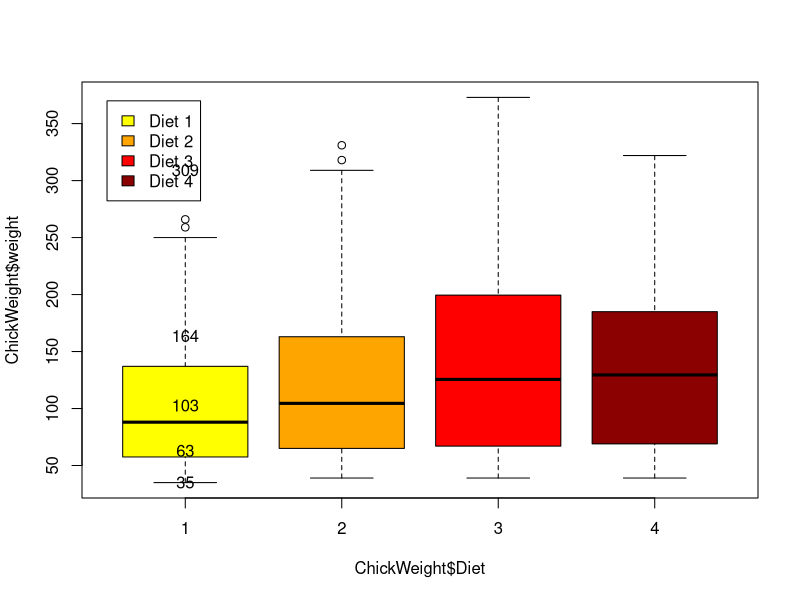
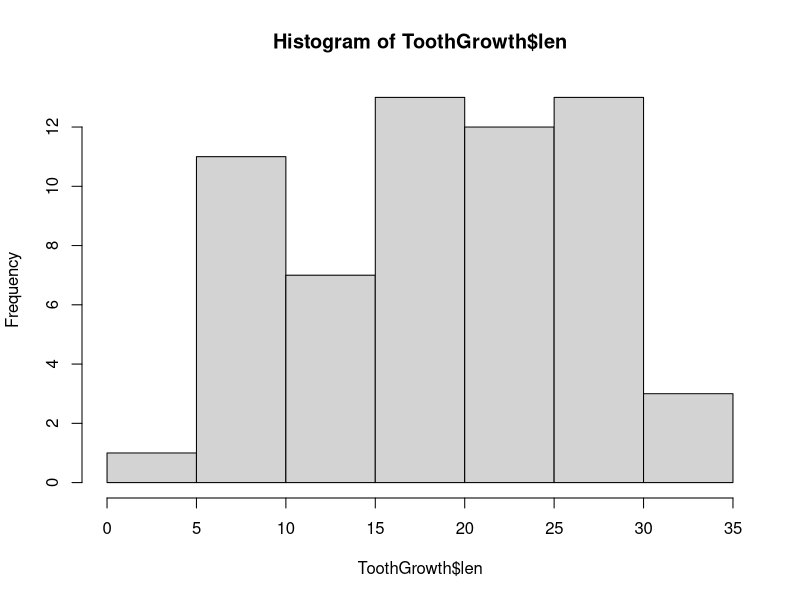

Here is the R script that generated these plots, in order:
# EDA Online Quiz 1

# Part I
# Q1
# a
?ChickWeight

# b
boxplot(ChickWeight$weight ~ ChickWeight$Diet,
    col = c("yellow", "orange", "red", "darkred"))

# c
summary(ChickWeight$weight)
legend(0.5, 370, c("Diet 1", "Diet 2", "Diet 3", "Diet 4"),
       fill = c("yellow", "orange", "red", "darkred"))
text(y = boxplot.stats(ChickWeight$weight)$stats,
    labels = boxplot.stats(ChickWeight$weight)$stats, x = 1)

# d

# e

# Q2
# a
?ToothGrowth

# b
hist(ToothGrowth$len)

# c
summary(ToothGrowth$len)

# d